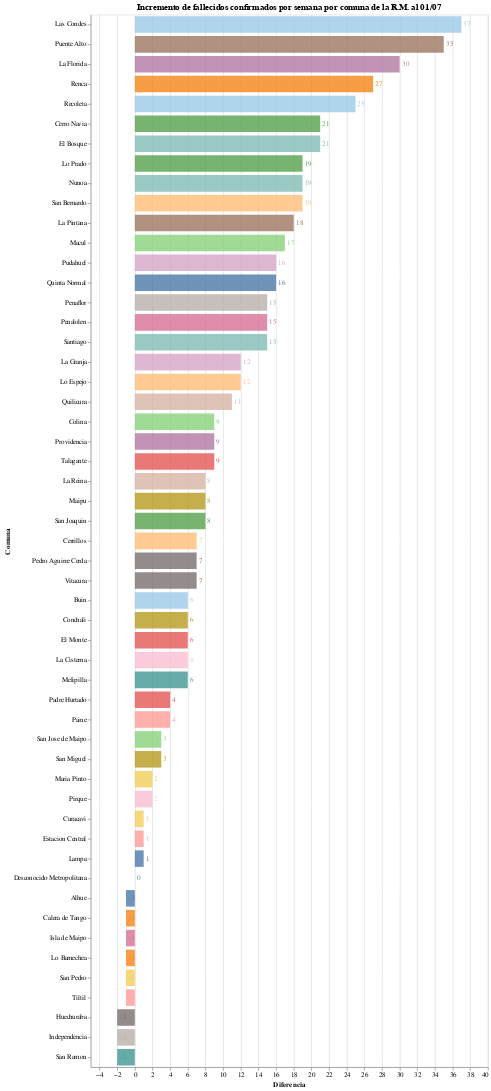

Here is the notebook cell this chart was saved with:
### Markdown cell above
# Incremento de fallecidos confirmados por semana

### Code cell
#hide_input
bars = alt.Chart(deaths.drop("Total").reset_index()).mark_bar(opacity=0.8, size=25).encode(
    x = alt.X('Diferencia', axis=alt.Axis(title='Diferencia')),
    y = alt.Y('Comuna', sort='-x'),
    tooltip = ['Comuna','Hace dos semanas', 'Última semana', 'Diferencia'],
    color = alt.Color('Comuna', scale=alt.Scale(scheme='tableau20'), legend=None),
)

text = bars.mark_text(
    align='left',
    baseline='middle',
    dx=3  # Nudges text to the right so it doesn't appear on top of the bar
).encode(
    text=alt.Text('Diferencia')
)

bars.properties(
    title = f"Incremento de fallecidos confirmados por semana por comuna de la R.M. al {pd.to_datetime(last_date).strftime('%d/%m')}",
    width = 600,
    height = alt.Step(30)
) + text

### Figure 1 — Vega-Lite specification as saved in the notebook (floating-point values rounded to 4 significant figures)
{"config": {"view": {"continuousWidth": 400, "continuousHeight": 300}}, "layer": [{"mark": {"type": "bar", "opacity": 0.8, "size": 25}, "encoding": {"color": {"type": "nominal", "field": "Comuna", "legend": null, "scale": {"scheme": "tableau20"}}, "tooltip": [{"type": "nominal", "field": "Comuna"}, {"type": "quantitative", "field": "Hace dos semanas"}, {"type": "quantitative", "field": "Última semana"}, {"type": "quantitative", "field": "Diferencia"}], "x": {"type": "quantitative", "axis": {"title": "Diferencia"}, "field": "Diferencia"}, "y": {"type": "nominal", "field": "Comuna", "sort": "-x"}}, "height": {"step": 30}, "title": "Incremento de fallecidos confirmados por semana por comuna de la R.M. al 01/07", "width": 600}, {"mark": {"type": "text", "align": "left", "baseline": "middle", "dx": 3}, "encoding": {"color": {"type": "nominal", "field": "Comuna", "legend": null, "scale": {"scheme": "tableau20"}}, "text": {"type": "quantitative", "field": "Diferencia"}, "tooltip": [{"type": "nominal", "field": "Comuna"}, {"type": "quantitative", "field": "Hace dos semanas"}, {"type": "quantitative", "field": "Última semana"}, {"type": "quantitative", "field": "Diferencia"}], "x": {"type": "quantitative", "axis": {"title": "Diferencia"}, "field": "Diferencia"}, "y": {"type": "nominal", "field": "Comuna", "sort": "-x"}}}], "data": {"name": "data-3722d5adda557e6b575ea8b482ecd4fa"}, "$schema": "https://vega.github.io/schema/vega-lite/v4.8.1.json", "datasets": {"data-3722d5adda557e6b575ea8b482ecd4fa": [{"Comuna": "Alhue", "Hace dos semanas": 1.0, "Última semana": 0.0, "Diferencia": -1.0, "Incremento": -1.0, "Texto": "-100.0%"}, {"Comuna": "Buin", "Hace dos semanas": 7.0, "Última semana": 13.0, "Diferencia": 6.0, "Incremento": 0.8571, "Texto": "85.7%"}, {"Comuna": "Calera de Tango", "Hace dos semanas": 2.0, "Última semana": 1.0, "Diferencia": -1.0, "Incremento": -0.5, "Texto": "-50.0%"}, {"Comuna": "Cerrillos", "Hace dos semanas": 8.0, "Última semana": 15.0, "Diferencia": 7.0, "Incremento": 0.875, "Texto": "87.5%"}, {"Comuna": "Cerro Navia", "Hace dos semanas": 30.0, "Última semana": 51.0, "Diferencia": 21.0, "Incremento": 0.7, "Texto": "70.0%"}, {"Comuna": "Colina", "Hace dos semanas": 13.0, "Última semana": 22.0, "Diferencia": 9.0, "Incremento": 0.6923, "Texto": "69.2%"}, {"Comuna": "Conchali", "Hace dos semanas": 33.0, "Última semana": 39.0, "Diferencia": 6.0, "Incremento": 0.1818, "Texto": "18.2%"}, {"Comuna": "Curacavi", "Hace dos semanas": 2.0, "Última semana": 3.0, "Diferencia": 1.0, "Incremento": 0.5, "Texto": "50.0%"}, {"Comuna": "El Bosque", "Hace dos semanas": 26.0, "Última semana": 47.0, "Diferencia": 21.0, "Incremento": 0.8077, "Texto": "80.8%"}, {"Comuna": "El Monte", "Hace dos semanas": 5.0, "Última semana": 11.0, "Diferencia": 6.0, "Incremento": 1.2, "Texto": "120.0%"}, {"Comuna": "Estacion Central", "Hace dos semanas": 21.0, "Última semana": 22.0, "Diferencia": 1.0, "Incremento": 0.04762, "Texto": "4.8%"}, {"Comuna": "Huechuraba", "Hace dos semanas": 20.0, "Última semana": 18.0, "Diferencia": -2.0, "Incremento": -0.1, "Texto": "-10.0%"}, {"Comuna": "Independencia", "Hace dos semanas": 22.0, "Última semana": 20.0, "Diferencia": -2.0, "Incremento": -0.09091, "Texto": "-9.1%"}, {"Comuna": "Isla de Maipo", "Hace dos semanas": 2.0, "Última semana": 1.0, "Diferencia": -1.0, "Incremento": -0.5, "Texto": "-50.0%"}, {"Comuna": "La Cisterna", "Hace dos semanas": 17.0, "Última semana": 23.0, "Diferencia": 6.0, "Incremento": 0.3529, "Texto": "35.3%"}, {"Comuna": "La Florida", "Hace dos semanas": 48.0, "Última semana": 78.0, "Diferencia": 30.0, "Incremento": 0.625, "Texto": "62.5%"}, {"Comuna": "La Granja", "Hace dos semanas": 22.0, "Última semana": 34.0, "Diferencia": 12.0, "Incremento": 0.5455, "Texto": "54.5%"}, {"Comuna": "La Pintana", "Hace dos semanas": 43.0, "Última semana": 61.0, "Diferencia": 18.0, "Incremento": 0.4186, "Texto": "41.9%"}, {"Comuna": "La Reina", "Hace dos semanas": 7.0, "Última semana": 15.0, "Diferencia": 8.0, "Incremento": 1.143, "Texto": "114.3%"}, {"Comuna": "Lampa", "Hace dos semanas": 8.0, "Última semana": 9.0, "Diferencia": 1.0, "Incremento": 0.125, "Texto": "12.5%"}, {"Comuna": "Las Condes", "Hace dos semanas": 32.0, "Última semana": 69.0, "Diferencia": 37.0, "Incremento": 1.156, "Texto": "115.6%"}, {"Comuna": "Lo Barnechea", "Hace dos semanas": 11.0, "Última semana": 10.0, "Diferencia": -1.0, "Incremento": -0.09091, "Texto": "-9.1%"}, {"Comuna": "Lo Espejo", "Hace dos semanas": 21.0, "Última semana": 33.0, "Diferencia": 12.0, "Incremento": 0.5714, "Texto": "57.1%"}, {"Comuna": "Lo Prado", "Hace dos semanas": 15.0, "Última semana": 34.0, "Diferencia": 19.0, "Incremento": 1.267, "Texto": "126.7%"}, {"Comuna": "Macul", "Hace dos semanas": 17.0, "Última semana": 34.0, "Diferencia": 17.0, "Incremento": 1.0, "Texto": "100.0%"}, {"Comuna": "Maipu", "Hace dos semanas": 48.0, "Última semana": 56.0, "Diferencia": 8.0, "Incremento": 0.1667, "Texto": "16.7%"}, {"Comuna": "Maria Pinto", "Hace dos semanas": 0.0, "Última semana": 2.0, "Diferencia": 2.0, "Incremento": null, "Texto": "inf%"}, {"Comuna": "Melipilla", "Hace dos semanas": 10.0, "Última semana": 16.0, "Diferencia": 6.0, "Incremento": 0.6, "Texto": "60.0%"}, {"Comuna": "Nunoa", "Hace dos semanas": 34.0, "Última semana": 53.0, "Diferencia": 19.0, "Incremento": 0.5588, "Texto": "55.9%"}, {"Comuna": "Padre Hurtado", "Hace dos semanas": 8.0, "Última semana": 12.0, "Diferencia": 4.0, "Incremento": 0.5, "Texto": "50.0%"}, {"Comuna": "Paine", "Hace dos semanas": 6.0, "Última semana": 10.0, "Diferencia": 4.0, "Incremento": 0.6667, "Texto": "66.7%"}, {"Comuna": "Pedro Aguirre Cerda", "Hace dos semanas": 35.0, "Última semana": 42.0, "Diferencia": 7.0, "Incremento": 0.2, "Texto": "20.0%"}, {"Comuna": "Penaflor", "Hace dos semanas": 13.0, "Última semana": 28.0, "Diferencia": 15.0, "Incremento": 1.154, "Texto": "115.4%"}, {"Comuna": "Penalolen", "Hace dos semanas": 31.0, "Última semana": 46.0, "Diferencia": 15.0, "Incremento": 0.4839, "Texto": "48.4%"}, {"Comuna": "Pirque", "Hace dos semanas": 2.0, "Última semana": 4.0, "Diferencia": 2.0, "Incremento": 1.0, "Texto": "100.0%"}, {"Comuna": "Providencia", "Hace dos semanas": 11.0, "Última semana": 20.0, "Diferencia": 9.0, "Incremento": 0.8182, "Texto": "81.8%"}, {"Comuna": "Pudahuel", "Hace dos semanas": 25.0, "Última semana": 41.0, "Diferencia": 16.0, "Incremento": 0.64, "Texto": "64.0%"}, {"Comuna": "Puente Alto", "Hace dos semanas": 63.0, "Última semana": 98.0, "Diferencia": 35.0, "Incremento": 0.5556, "Texto": "55.6%"}, {"Comuna": "Quilicura", "Hace dos semanas": 15.0, "Última semana": 26.0, "Diferencia": 11.0, "Incremento": 0.7333, "Texto": "73.3%"}, {"Comuna": "Quinta Normal", "Hace dos semanas": 18.0, "Última semana": 34.0, "Diferencia": 16.0, "Incremento": 0.8889, "Texto": "88.9%"}, {"Comuna": "Recoleta", "Hace dos semanas": 32.0, "Última semana": 57.0, "Diferencia": 25.0, "Incremento": 0.7812, "Texto": "78.1%"}, {"Comuna": "Renca", "Hace dos semanas": 25.0, "Última semana": 52.0, "Diferencia": 27.0, "Incremento": 1.08, "Texto": "108.0%"}, {"Comuna": "San Bernardo", "Hace dos semanas": 38.0, "Última semana": 57.0, "Diferencia": 19.0, "Incremento": 0.5, "Texto": "50.0%"}, {"Comuna": "San Joaquin", "Hace dos semanas": 14.0, "Última semana": 22.0, "Diferencia": 8.0, "Incremento": 0.5714, "Texto": "57.1%"}, {"Comuna": "San Jose de Maipo", "Hace dos semanas": -1.0, "Última semana": 2.0, "Diferencia": 3.0, "Incremento": -3.0, "Texto": "-300.0%"}, {"Comuna": "San Miguel", "Hace dos semanas": 17.0, "Última semana": 20.0, "Diferencia": 3.0, "Incremento": 0.1765, "Texto": "17.6%"}, {"Comuna": "San Pedro", "Hace dos semanas": 1.0, "Última semana": 0.0, "Diferencia": -1.0, "Incremento": -1.0, "Texto": "-100.0%"}, {"Comuna": "San Ramon", "Hace dos semanas": 16.0, "Última semana": 14.0, "Diferencia": -2.0, "Incremento": -0.125, "Texto": "-12.5%"}, {"Comuna": "Santiago", "Hace dos semanas": 27.0, "Última semana": 42.0, "Diferencia": 15.0, "Incremento": 0.5556, "Texto": "55.6%"}, {"Comuna": "Talagante", "Hace dos semanas": 8.0, "Última semana": 17.0, "Diferencia": 9.0, "Incremento": 1.125, "Texto": "112.5%"}, {"Comuna": "Tiltil", "Hace dos semanas": 3.0, "Última semana": 2.0, "Diferencia": -1.0, "Incremento": -0.3333, "Texto": "-33.3%"}, {"Comuna": "Vitacura", "Hace dos semanas": 6.0, "Última semana": 13.0, "Diferencia": 7.0, "Incremento": 1.167, "Texto": "116.7%"}, {"Comuna": "Desconocido Metropolitana", "Hace dos semanas": 0.0, "Última semana": 0.0, "Diferencia": 0.0, "Incremento": null, "Texto": "nan%"}]}}
